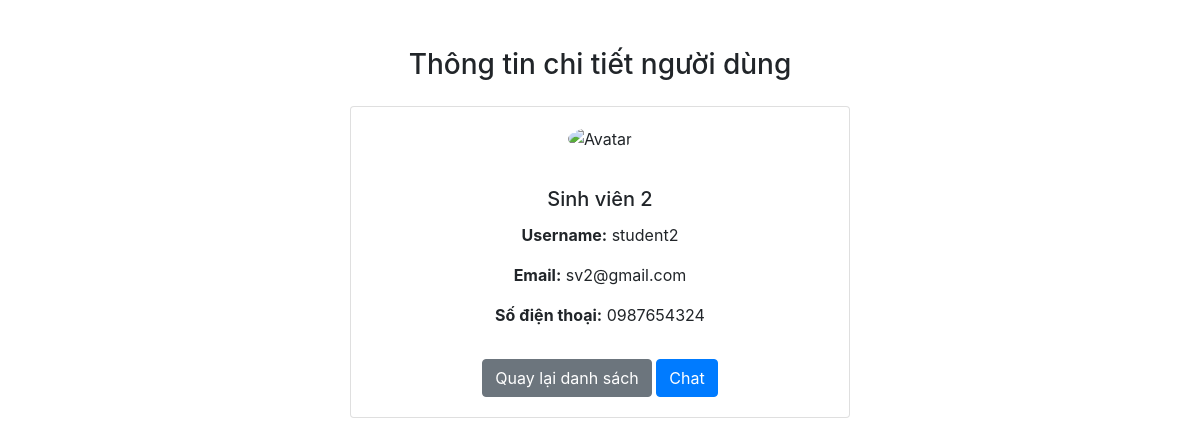
The app's page /profile.php?username=student2 (signed in) with its own data.
### tables this page shows
CREATE TABLE `users` (
  `username` varchar(50) NOT NULL,
  `password` varchar(255) NOT NULL,
  `fullname` varchar(50) NOT NULL,
  `email` varchar(50) NOT NULL,
  `phonenumber` varchar(20) NOT NULL,
  `avatar` varchar(255) DEFAULT NULL,
  `role` enum('teacher','student') NOT NULL
);

### profile.php (the view, shortened to what this page needs)
<?php
include 'config.php';
$username = urldecode($_GET['username']);
$sql = "SELECT username, fullname, email, phonenumber, avatar FROM users WHERE username = '$username'";
$result = $conn->query($sql);
$user = $result->fetch_assoc();
?>
<!DOCTYPE html>
<html lang="vi">
<head>
    <link rel="stylesheet" href="https://stackpath.bootstrapcdn.com/bootstrap/4.3.1/css/bootstrap.min.css">
</head>
<body>
<div class="container mt-5">
    <h3 class="text-center mb-4">Thông tin chi tiết người dùng</h3>
    <div class="card mx-auto" style="max-width: 500px;">
        <div class="card-body text-center">
            <?php if (!empty($user['avatar'])): ?>
                <img src="<?= htmlspecialchars($user['avatar']) ?>" alt="Avatar" class="avatar">
            <?php else: ?>
                <img src="default-avatar.png" alt="Avatar" class="avatar">
            <?php endif; ?>
            <h5 class="card-title mt-3"><?= htmlspecialchars($user['fullname']) ?></h5>
            <p class="card-text"><strong>Username:</strong> <?= htmlspecialchars($user['username']) ?></p>
            <p class="card-text"><strong>Email:</strong> <?= htmlspecialchars($user['email']) ?></p>
            <p class="card-text"><strong>Số điện thoại:</strong> <?= htmlspecialchars($user['phonenumber']) ?></p>
            <a href="list.php" class="btn btn-secondary mt-3">Quay lại danh sách</a>
            <a href="chat.php?username=<?= urlencode($user['username']) ?>" class="btn btn-primary mt-3">Chat</a>
        </div>
    </div>
</div>
</body>
</html>

### profile.php (style rules this page uses)
.avatar { width: 150px; height: 150px; object-fit: cover; border-radius: 50%; margin-bottom: 20px; }

### records on screen
users: fullname "Sinh viên 2", username "student2", email "sv2@gmail.com", phonenumber "0987654324"
